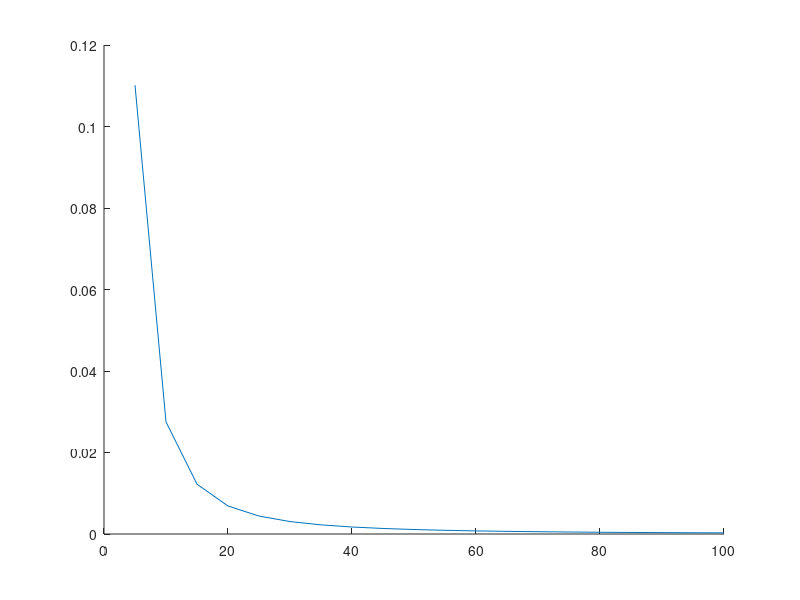

MATLAB code to generate this figure: (Note: this script raises an error after producing the figure.)
% 変数
L = 1;          % 音響菅の長さ
C0 = 107;       % 学籍番号下3桁
P = 1;          % 係数

% n(1-N)次モード
for n = 1:3
    % 理論値
    riron_f(n) = C0 * (2 * n - 1) / 4;          % 共振周波数
    
    % 有限要素法 m(1-M)分割
    for m = 5:5:100
        he = L / m;                             % 1要素あたりの長さ
        
        % イナータンスマトリクス
        M_mat = zeros(m+1, m+1);
        for i = 2:m
            M_mat(i,i) = 2;
            M_mat(i-1, i) = -1;
            M_mat(i, i-1) = -1;
        end
        M_mat(1, 1) = 1;
        M_mat = M_mat / he;

        % エラスタンスマトリクス
        K_mat = zeros(m+1, m+1);
        for i = 2:m
            K_mat(i, i) = 4;
            K_mat(i-1, i) = 1;
            K_mat(i, i-1) = 1;
        end
        K_mat(1, 1) = 2;
        K_mat = K_mat * he / 6;
        
        % 誤差計算
        [V, D] = eig(M_mat, K_mat);                         % 固有ベクトル・固有値
        f_m = sqrt(abs(diag(D))) * C0 / (2 * pi);           % 共振周波数
        f_dis(n, (m/5)) = min( abs( f_m - riron_f(n) ) );
    end
end

% グラフ描画
x = 5:5:100;       % プロット時の理論値のx軸
hold on
for i = 1:3
    p = plot(x, f_dis(i, :));
    p.LineWidth = 2;
end
hold off
xlabel('分割数');
ylabel('共振周波数誤差');
lgd = legend('第1次モード', '第2次モード', '第3次モード');

% Axes
ax = gca;
ax.FontSize = 24;